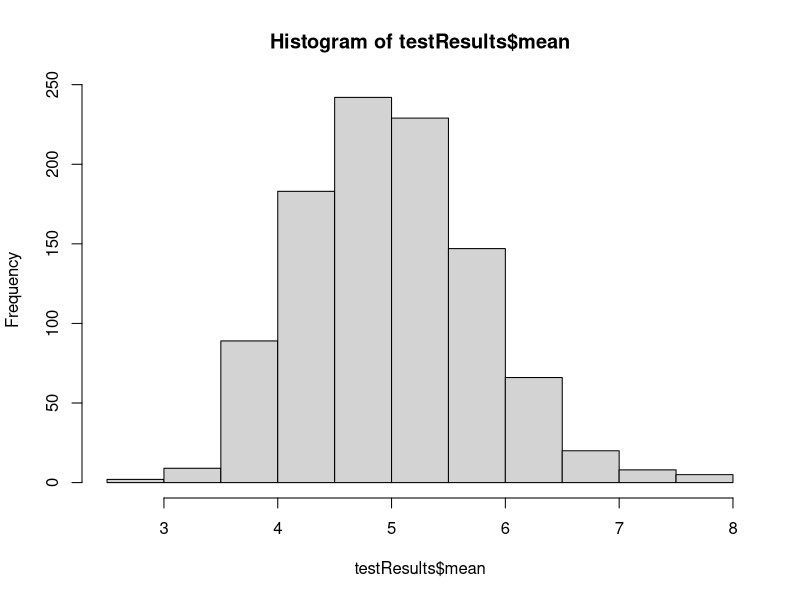
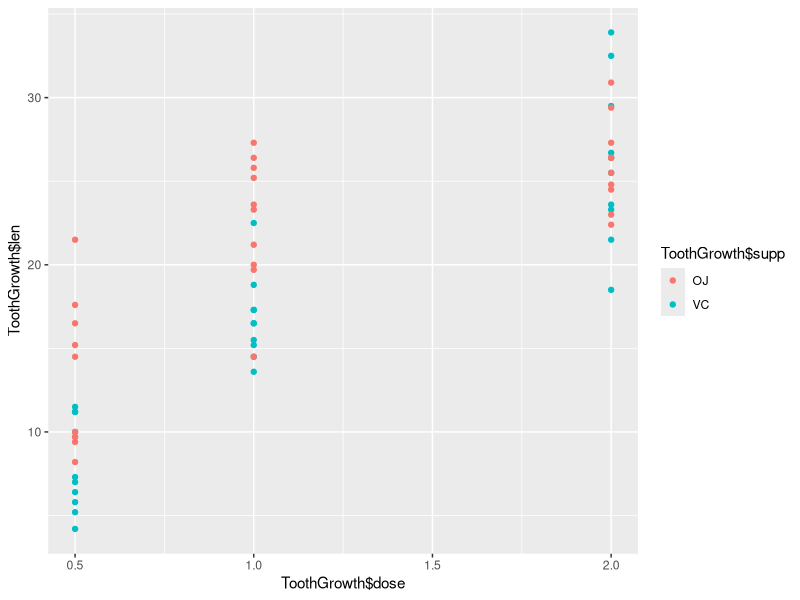

Recreate these plots in R, in order.
#Part 1
###simulated 40 exponential(0.2)s with lambda = 0.2  
lambda = 0.2
exponentials = 40
n = 1000

simulatedData <- matrix(0,nrow=n,ncol=exponentials)
testResults <- data.frame(mean = numeric(0), sd = numeric(0), lowerCI = numeric(0), upperCI = numeric(0), coverageTest = numeric(0))

for (i in 1:n) 
{
        simulatedData[i,] <- rexp(exponentials,lambda)
        testResults[i,1] <- mean(simulatedData[i,])
        testResults[i,2] <- sd(simulatedData[i, ])
        testResults[i,3] <- testResults$mean[i] - 1 * 1.96 * testResults$sd[i] / sqrt(exponentials)
        testResults[i,4] <- testResults$mean[i] + 1 * 1.96 * testResults$sd[i] / sqrt(exponentials)
        testResults[i,5] <- testResults$lowerCI[i] <= 5 & 5 <= testResults$upperCI[i]
        
}

length(testResults$coverageTest[testResults$coverageTest==1])

###The expected value of an exponentially distributed random with rate parameter λ is given by
#1/λ; with λ = 0.2 the hypothetical mean is 5.0000

###mean of 1000 simulations of 40 exponential(0.2)s
mean(testResults$mean)

###This compares to the mean of exponential distribution of = 1/lambda, or
(1/lambda)

###standard deviation of the mean of 40 exponential(0.2)s
sd(testResults$mean)

###This compares to the standard deviation of an exponential distribution = 1/lambda
(1/lambda)/sqrt(40)

###distribution of the mean of 40 exponential(0.2)s
hist(testResults$mean)

#Part 2
###load Tooth Growth dataset
data(ToothGrowth)
str(ToothGrowth)
head(ToothGrowth)

###Plot length by dose - color coded by supp
library(ggplot2)
qplot(ToothGrowth$dose, ToothGrowth$len, color = ToothGrowth$supp)

##Calculate mean length for each supp
mean_bySupp <- aggregate(len ~ supp, ToothGrowth, FUN = "mean")

###Calculate mean length for each dose
mean_byDose <- aggregate(len ~ dose, ToothGrowth, FUN = "mean")


